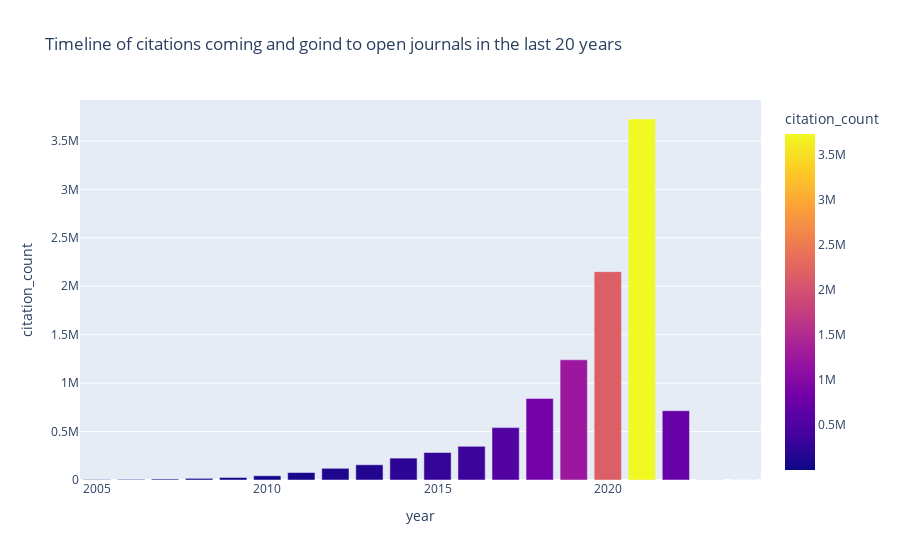

Here is the notebook cell this chart was saved with:
### Code cell
import plotly.express as px

# citation going and coming from open journals in the last 20 years
fig = px.bar(df.tail(20), x='year', y='citation_count', 
             hover_data=['citation_count'],
             title='Timeline of citations coming and goind to open journals in the last 20 years', 
             color='citation_count', 
             height=600)

fig.show()

### Figure 1 — Plotly figure (JSON) as saved in the notebook; plotly's stock layout.template omitted (floating-point values rounded to 4 significant figures)
{"data": [{"alignmentgroup": "True", "hovertemplate": "year=%{x}<br>citation_count=%{marker.color}<extra></extra>", "legendgroup": "", "marker": {"color": [4032, 6405, 9847, 17054, 25930, 43699, 76982, 120619, 157273, 225960, 283926, 347488, 540827, 842554, 1240765, 2151218, 3727041, 715366, 868, 375], "coloraxis": "coloraxis", "pattern": {"shape": ""}}, "name": "", "offsetgroup": "", "orientation": "v", "showlegend": false, "textposition": "auto", "type": "bar", "x": [2005, 2006, 2007, 2008, 2009, 2010, 2011, 2012, 2013, 2014, 2015, 2016, 2017, 2018, 2019, 2020, 2021, 2022, 2023, 2024], "xaxis": "x", "y": [4032, 6405, 9847, 17054, 25930, 43699, 76982, 120619, 157273, 225960, 283926, 347488, 540827, 842554, 1240765, 2151218, 3727041, 715366, 868, 375], "yaxis": "y"}], "layout": {"autosize": true, "barmode": "relative", "coloraxis": {"colorbar": {"title": {"text": "citation_count"}}, "colorscale": [[0, "#0d0887"], [0.1111, "#46039f"], [0.2222, "#7201a8"], [0.3333, "#9c179e"], [0.4444, "#bd3786"], [0.5556, "#d8576b"], [0.6667, "#ed7953"], [0.7778, "#fb9f3a"], [0.8889, "#fdca26"], [1, "#f0f921"]]}, "legend": {"tracegroupgap": 0}, "title": {"text": "Timeline of citations coming and goind to open journals in the last 20 years"}, "xaxis": {"anchor": "y", "autorange": true, "domain": [0, 1], "range": [2004.0, 2024.0], "title": {"text": "year"}, "type": "linear"}, "yaxis": {"anchor": "x", "autorange": true, "domain": [0, 1], "range": [0, 3923000.0], "title": {"text": "citation_count"}, "type": "linear"}}}
